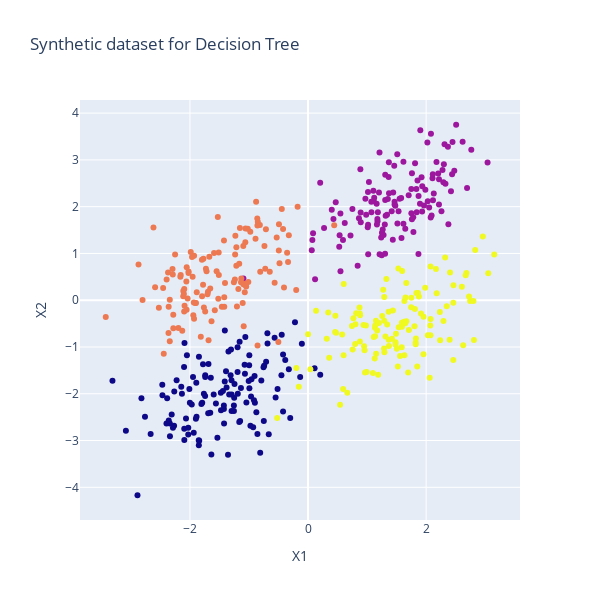

Notebook code for this chart:
### Markdown cell above
### Decision Tree

### Code cell
X, y = synthetic_dataset_dt(n_samples=500, noise_rate=0.7, random_state=1505)
correlation = np.corrcoef(X[:,0], X[:,1])[0,1]
print("Correlation:", correlation)
draw_plot(X,y,"Synthetic dataset for Decision Tree")

### Figure 1 — Plotly figure (JSON) as saved in the notebook; plotly's stock layout.template omitted (floating-point values rounded to 4 significant figures; data arrays with more than 128 entries replaced by an {"elided": "..."} marker saying what was removed)
{"data": [{"marker": {"color": {"elided": "500 int values"}}, "mode": "markers", "type": "scatter", "x": {"elided": "500 float values"}, "y": {"elided": "500 float values"}}], "layout": {"height": 600, "showlegend": false, "title": {"text": "Synthetic dataset for Decision Tree"}, "width": 600, "xaxis": {"title": {"text": "X1"}}, "yaxis": {"title": {"text": "X2"}}}}
